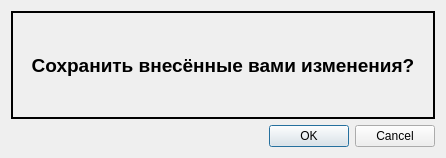
<?xml version="1.0" encoding="UTF-8"?>
<ui version="4.0">
 <class>Dialog</class>
 <widget class="QDialog" name="Dialog">
  <property name="geometry">
   <rect>
    <x>0</x>
    <y>0</y>
    <width>446</width>
    <height>158</height>
   </rect>
  </property>
  <property name="sizePolicy">
   <sizepolicy hsizetype="Minimum" vsizetype="Minimum">
    <horstretch>0</horstretch>
    <verstretch>0</verstretch>
   </sizepolicy>
  </property>
  <property name="minimumSize">
   <size>
    <width>446</width>
    <height>158</height>
   </size>
  </property>
  <property name="maximumSize">
   <size>
    <width>446</width>
    <height>158</height>
   </size>
  </property>
  <property name="focusPolicy">
   <enum>Qt::StrongFocus</enum>
  </property>
  <property name="contextMenuPolicy">
   <enum>Qt::NoContextMenu</enum>
  </property>
  <property name="windowTitle">
   <string>Выход из редактора</string>
  </property>
  <property name="modal">
   <bool>false</bool>
  </property>
  <layout class="QVBoxLayout" name="verticalLayout">
   <item>
    <widget class="QLabel" name="label">
     <property name="font">
      <font>
       <pointsize>14</pointsize>
       <weight>75</weight>
       <bold>true</bold>
      </font>
     </property>
     <property name="frameShape">
      <enum>QFrame::WinPanel</enum>
     </property>
     <property name="frameShadow">
      <enum>QFrame::Plain</enum>
     </property>
     <property name="lineWidth">
      <number>2</number>
     </property>
     <property name="midLineWidth">
      <number>0</number>
     </property>
     <property name="text">
      <string>Сохранить внесённые вами изменения?</string>
     </property>
     <property name="textFormat">
      <enum>Qt::PlainText</enum>
     </property>
     <property name="alignment">
      <set>Qt::AlignCenter</set>
     </property>
     <property name="indent">
      <number>0</number>
     </property>
     <property name="textInteractionFlags">
      <set>Qt::NoTextInteraction</set>
     </property>
    </widget>
   </item>
   <item>
    <widget class="QDialogButtonBox" name="buttonBox">
     <property name="orientation">
      <enum>Qt::Horizontal</enum>
     </property>
     <property name="standardButtons">
      <set>QDialogButtonBox::Cancel|QDialogButtonBox::Ok</set>
     </property>
    </widget>
   </item>
  </layout>
 </widget>
 <resources/>
 <connections>
  <connection>
   <sender>buttonBox</sender>
   <signal>accepted()</signal>
   <receiver>Dialog</receiver>
   <slot>accept()</slot>
   <hints>
    <hint type="sourcelabel">
     <x>248</x>
     <y>254</y>
    </hint>
    <hint type="destinationlabel">
     <x>157</x>
     <y>274</y>
    </hint>
   </hints>
  </connection>
  <connection>
   <sender>buttonBox</sender>
   <signal>rejected()</signal>
   <receiver>Dialog</receiver>
   <slot>reject()</slot>
   <hints>
    <hint type="sourcelabel">
     <x>316</x>
     <y>260</y>
    </hint>
    <hint type="destinationlabel">
     <x>286</x>
     <y>274</y>
    </hint>
   </hints>
  </connection>
 </connections>
</ui>
